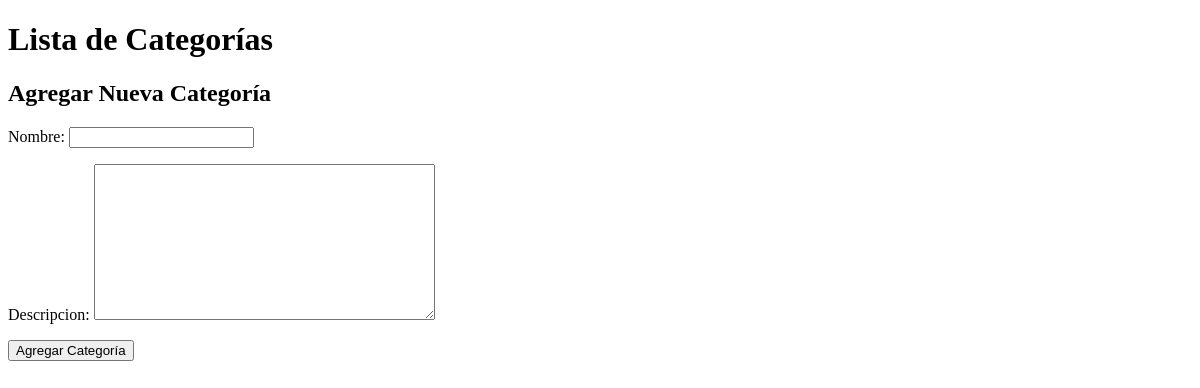
Before: /categorias/ with the older database file.
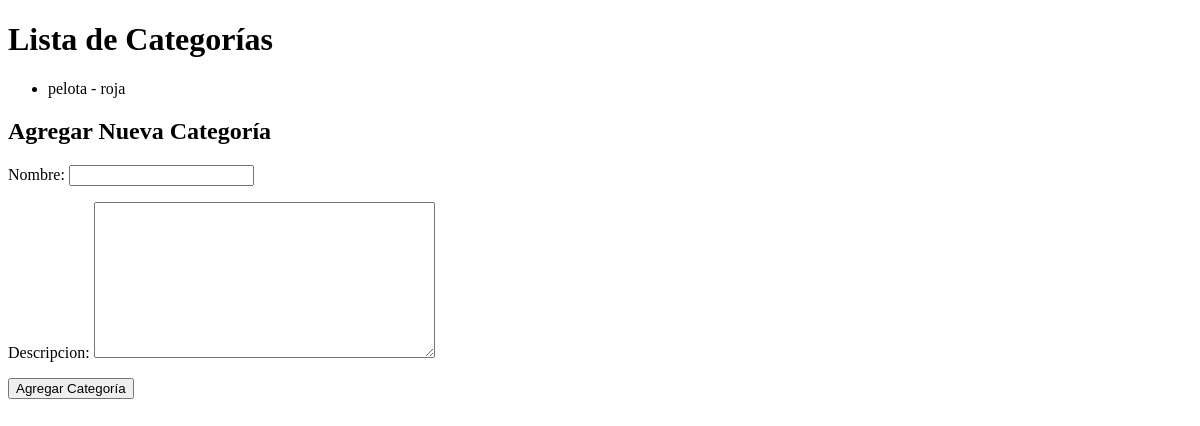
After: the same page with the newer database file.
### myapp/models.py (models this page shows, shortened)
class Categoria(models.Model):
    nombre = models.CharField(max_length=100)
    descripcion = models.TextField()

### myapp/views.py (the view, shortened to what this page needs)
# urls.py: path('categorias/', ListaCategoriasView.as_view(), name='lista_categorias'),
class ListaCategoriasView(View):
    template_name = 'lista_categorias.html'
    def get(self, request):
        categorias = Categoria.objects.all()
        form = CategoriaForm()
        return render(request, self.template_name, {'categorias': categorias, 'form': form})

### myapp/forms.py
class CategoriaForm(forms.ModelForm):
    class Meta:
        model = Categoria
        fields = ['nombre', 'descripcion']

### myapp/templates/lista_categorias.html (shortened to what this page needs)
<!DOCTYPE html>
<html>
<head>
</head>
<body>
    <h1>Lista de Categorías</h1>
    <ul>
        {% for categoria in categorias %}
            <li>{{ categoria.nombre }} - {{ categoria.descripcion }}</li>
        {% endfor %}
    </ul>
    <h2>Agregar Nueva Categoría</h2>
    <form method="post" action="{% url 'lista_categorias' %}">
        {{ form.as_p }}
        <button type="submit">Agregar Categoría</button>
    </form>
</body>
</html>

Changed rows visible on the page:
added Categoria: nombre "pelota", descripcion "roja"
